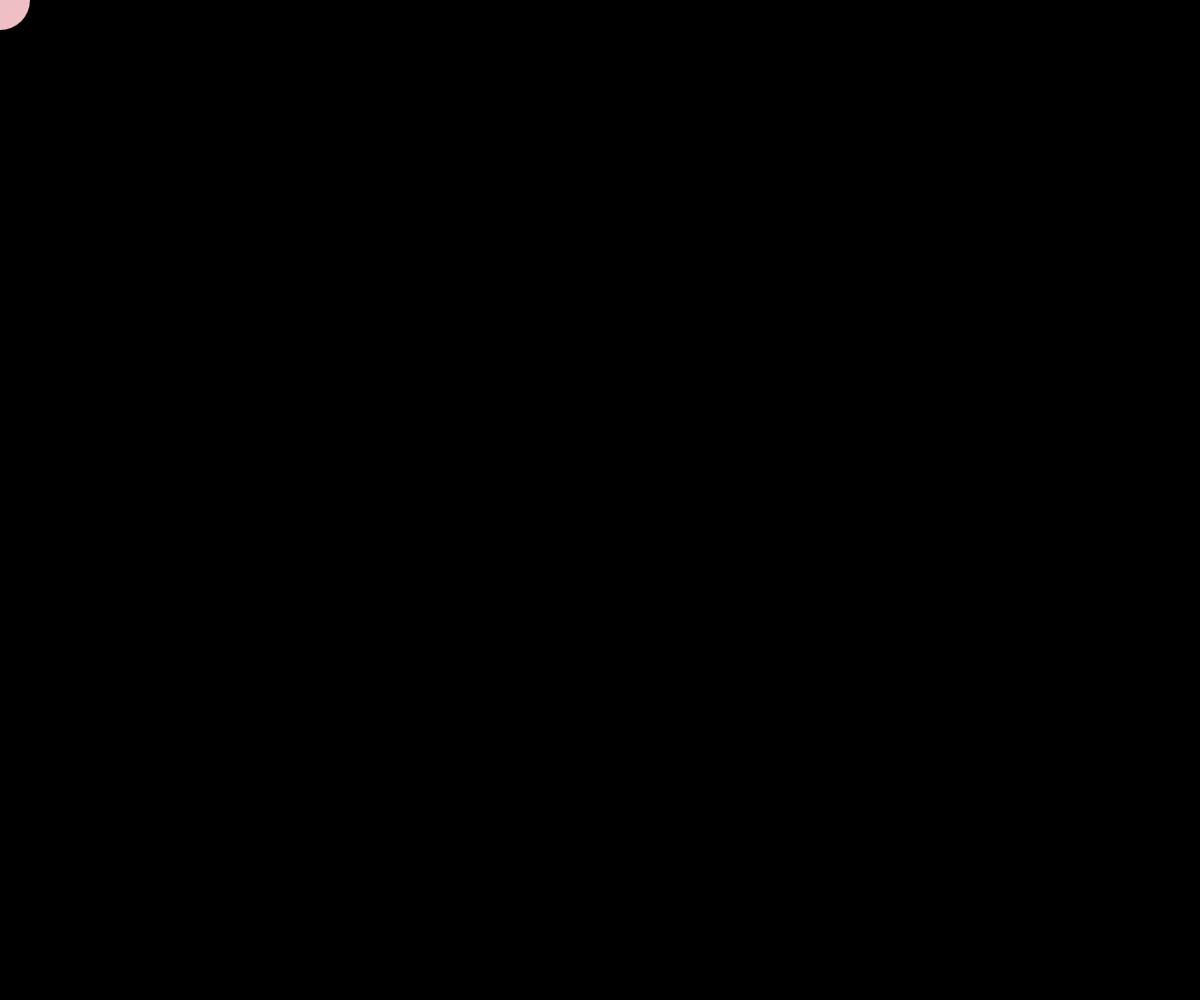
Frame 1 (no input)
Frame 60 (no input): identical to frame 1, image omitted
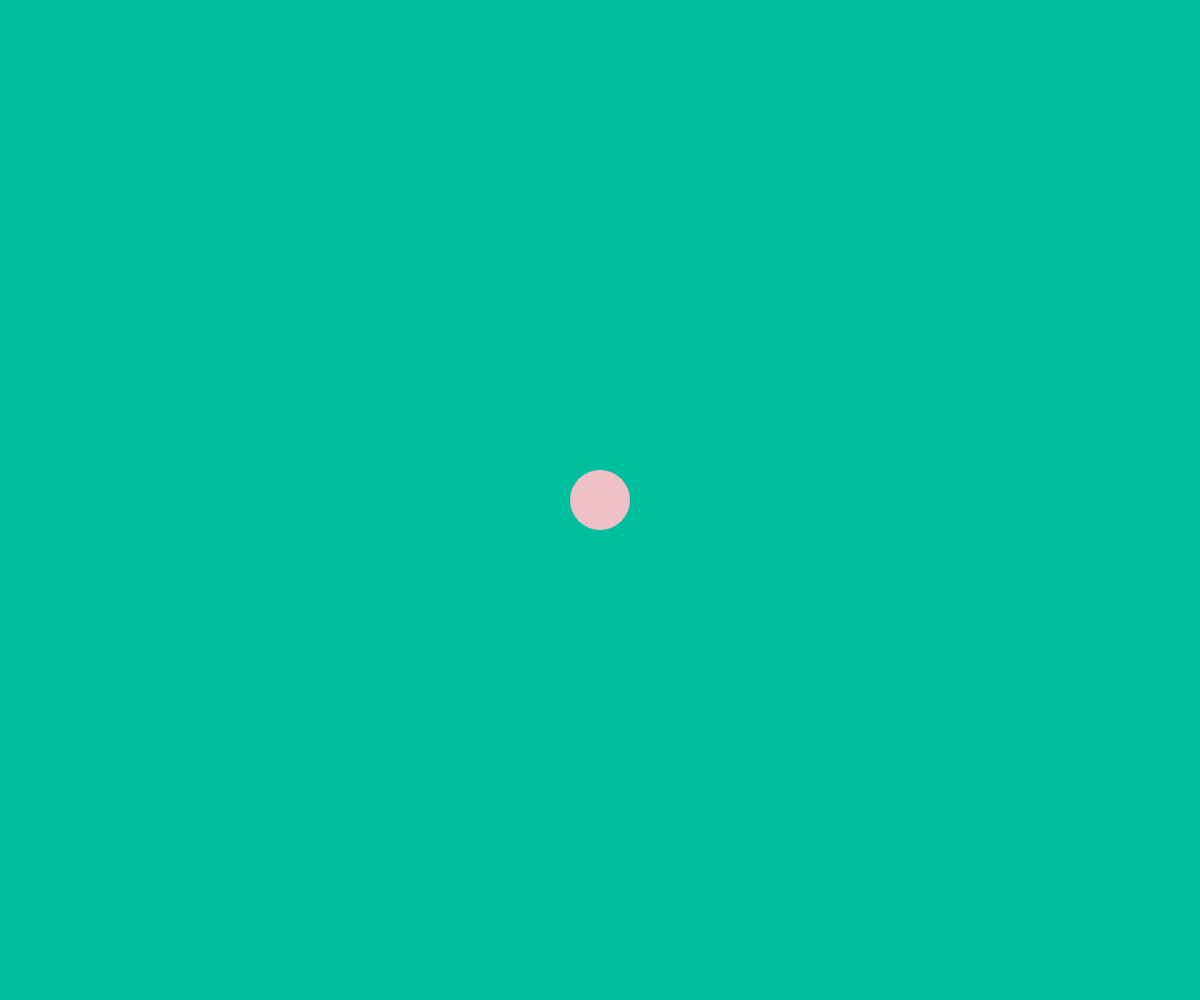
Frame 120 (the mouse pressed at the canvas centre since frame 60)

The p5.js sketch that drew these frames (run headless with seeded random() and noise() and a simulated clock; from frame 60 on, the mouse is pressed at the canvas centre):

// p5.js sketch
// ── sketch.js
function setup() {
  createCanvas(windowWidth, windowHeight);
}

function windowResized() {
  resizeCanvas(windowWidth, windowHeight);
}

function draw() {
  var colY =  map(mouseY, 0, 800, 0, 255);
  var colX =  map(mouseX, 0, 800, 0, 255);
  background(0, colX, colY);
  fill("#eec0c6");
  noStroke();
  ellipse(mouseX, mouseY, 60, 60);
}
